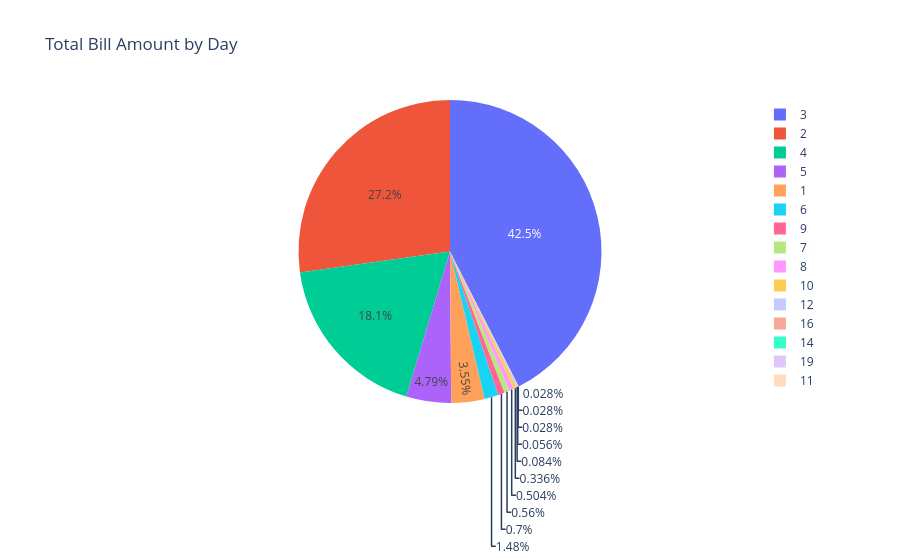

The notebook cell this image was saved under:
### Code cell
fig = px.pie(df, names='bedRoom', title='Total Bill Amount by Day')

# Show the plot
fig.show()

### Figure 1 — Plotly figure (JSON) as saved in the notebook; plotly's stock layout.template omitted (floating-point values rounded to 4 significant figures; data arrays with more than 128 entries replaced by an {"elided": "..."} marker saying what was removed)
{"data": [{"domain": {"x": [0, 1], "y": [0, 1]}, "hovertemplate": "bedRoom=%{label}<extra></extra>", "labels": {"elided": "3573 int values"}, "legendgroup": "", "name": "", "showlegend": true, "type": "pie"}], "layout": {"legend": {"tracegroupgap": 0}, "title": {"text": "Total Bill Amount by Day"}}}
